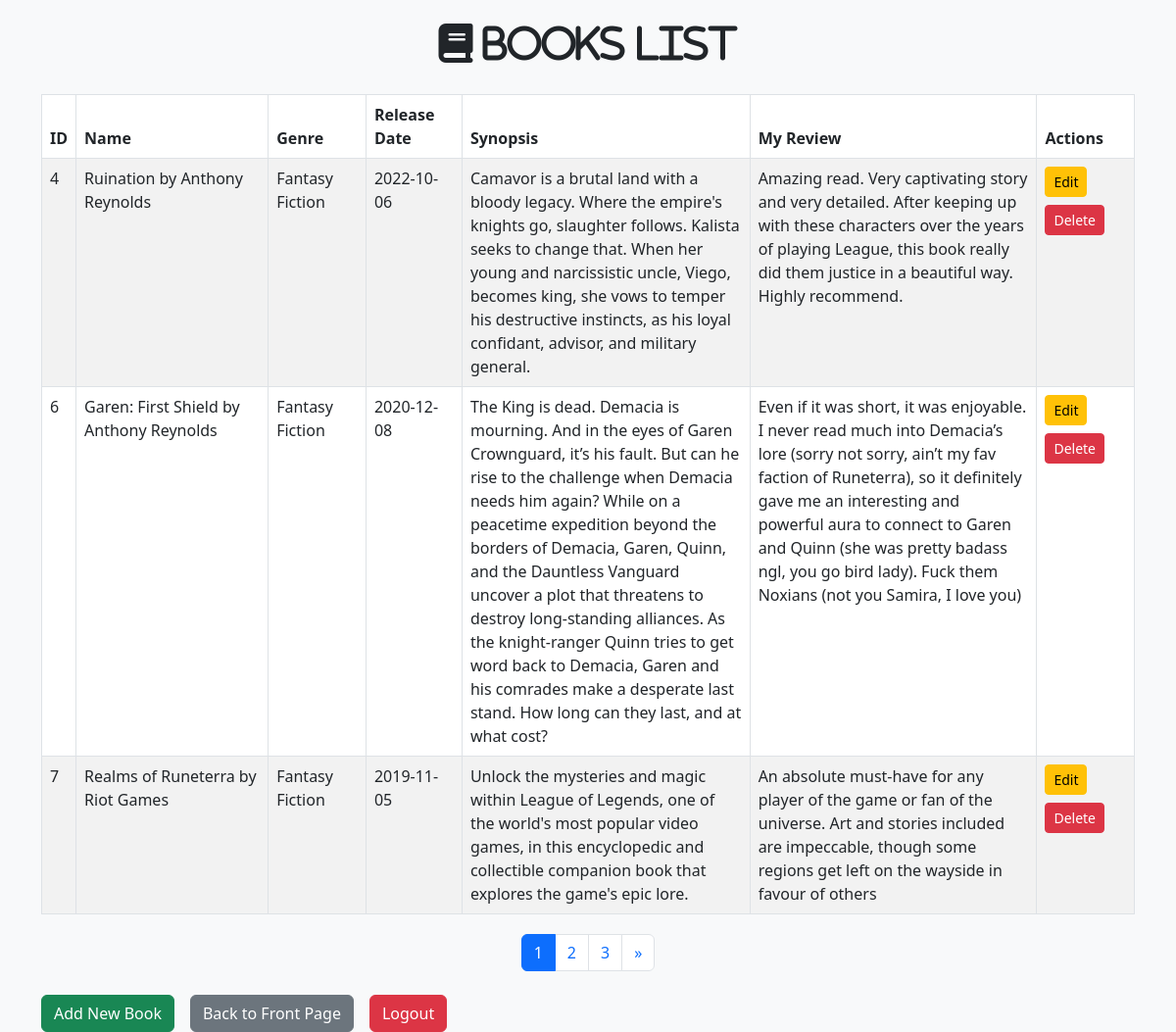
/index.php (signed in), run on the app's committed database.
### tables this page shows
CREATE TABLE `booksinfo` (
  `book_ID` int(11) NOT NULL,
  `book_name` varchar(50) NOT NULL,
  `genre` varchar(50) NOT NULL,
  `date_released` date NOT NULL,
  `synopsis` text DEFAULT NULL,
  `reviews` text DEFAULT NULL,
  `cover_image` text DEFAULT NULL
);

### index.php (the view, shortened to what this page needs)
<?php
include 'database.php';
$details_per_page = 3;
$total_books_sql = "SELECT COUNT(*) AS total_books FROM booksinfo";
$total_books_result = $conn->query($total_books_sql);
$total_books_row = $total_books_result->fetch_assoc();
$total_books = $total_books_row['total_books'];
$total_pages = ceil($total_books / $details_per_page);
$page = isset($_GET['page']) ? (int)$_GET['page'] : 1;
$start_limit = ($page - 1) * $details_per_page;
$sql = "SELECT * FROM booksinfo ORDER BY book_ID ASC LIMIT $start_limit, $details_per_page";
$result = $conn->query($sql);
?>
<!DOCTYPE html>
<html lang="en">
<head>
    <link rel="stylesheet" href="https://cdn.jsdelivr.net/npm/bootstrap@5.3.0/dist/css/bootstrap.min.css">
    <link rel="stylesheet" href="https://cdnjs.cloudflare.com/ajax/libs/font-awesome/6.7.2/css/all.min.css" />
</head>
<body class="bg-light">
<div class="container mt-4">
    <div class="text-center mb-4">
        <h1 class="fa-solid fa-book text-dark bg-light"> BOOKS LIST</h1>
    </div>
    <table class="table table-bordered table-striped">
        <thead>
            <tr>
                <th>ID</th>
                <th>Name</th>
                <th>Genre</th>
                <th>Release Date</th>
                <th>Synopsis</th>
                <th>My Review</th>
                <th>Actions</th>
            </tr>
        </thead>
        <tbody>
            <?php while ($row = $result->fetch_assoc()) : ?>
                <tr>
                    <td><?= $row['book_ID'] ?></td>
                    <td><?= $row['book_name'] ?></td>
                    <td><?= $row['genre'] ?></td>
                    <td><?= $row['date_released'] ?></td>
                    <td><?= $row['synopsis'] ?></td>
                    <td><?= $row['reviews'] ?></td>
                    <td>
                        <a href="edit.php?id=<?= $row['book_ID'] ?>" class="btn btn-warning btn-sm mb-2">Edit</a>
                        <a href="delete.php?id=<?= $row['book_ID'] ?>" class="btn btn-danger btn-sm mb-2" onclick="return confirm('Are you sure?')">Delete</a>
                    </td>
                </tr>
            <?php endwhile; ?>
        </tbody>
    </table>
    <nav aria-label="Page navigation">
        <ul class="pagination">
            <?php for ($i = 1; $i <= $total_pages; $i++): ?>
                <li class="page-item <?= $i === $page ? 'active' : '' ?>">
                    <a class="page-link" href="index.php?page=<?= $i ?>"><?= $i ?></a>
                </li>
            <?php endfor; ?>
            <?php if ($page < $total_pages): ?>
                <li class="page-item">
                    <a class="page-link" href="index.php?page=<?= $page + 1 ?>" aria-label="Next">
                        <span aria-hidden="true">&raquo;</span>
                    </a>
                </li>
            <?php endif; ?>
        </ul>
    </nav>
    <div class="d-flex justify-content-start gap-3 mt-4">
        <a href="create.php" class="btn btn-success">Add New Book</a>
        <a href="front_page.php" class="btn btn-secondary">Back to Front Page</a>
        <form method="post">
        <a href="logout.php" class="btn btn-danger">Logout</a>
        </form>
    </div>
</div>
</body>
</html>

### index.php (style rules this page uses)
body { background-image: url('https://images5.alphacoders.com/134/thumb-1920-1346954.png'); background-size: cover; background-position: center; background-attachment: fixed; }
.table td, .table th { word-wrap: break-word; white-space: normal; max-width: 500px; }
.pagination { justify-content: center; margin-top: 20px; }

### data on the page
booksinfo: book_ID "4", book_name "Ruination by Anthony Reynolds", genre "Fantasy Fiction", date_released "2022-10-06", synopsis "Camavor is a brutal land with a bloody legacy. Where the empire's knights go, slaughter follows. Kalista seeks to change that. When her young and narcissistic uncle, Viego, becomes king, she vows to temper his destructive instincts, as his loyal confidant, advisor, and military general.", reviews "Amazing read. Very captivating story and very detailed. After keeping up with these characters over the years of playing League, this book really did them justice in a beautiful way. Highly recommend."
booksinfo: book_ID "6", book_name "Garen: First Shield by Anthony Reynolds", genre "Fantasy Fiction", date_released "2020-12-08", synopsis "The King is dead. Demacia is mourning. And in the eyes of Garen Crownguard, it’s his fault. But can he rise to the challenge when Demacia needs him again? While on a peacetime expedition beyond the borders of Demacia, Garen, Quinn, and the Dauntless Vanguard uncover a plot that threatens to destroy long-standing alliances. As the knight-ranger Quinn tries to get word back to Demacia, Garen and his comrades make a desperate last stand. How long can they last, and at what cost?", reviews "Even if it was short, it was enjoyable. I never read much into Demacia’s lore (sorry not sorry, ain’t my fav faction of Runeterra), so it definitely gave me an interesting and powerful aura to connect to Garen and Quinn (she was pretty badass ngl, you go bird lady). Fuck them Noxians (not you Samira, I love you)"
booksinfo: book_ID "7", book_name "Realms of Runeterra by Riot Games", genre "Fantasy Fiction", date_released "2019-11-05", synopsis "Unlock the mysteries and magic within League of Legends, one of the world's most popular video games, in this encyclopedic and collectible companion book that explores the game's epic lore.", reviews "An absolute must-have for any player of the game or fan of the universe. Art and stories included are impeccable, though some regions get left on the wayside in favour of others"
